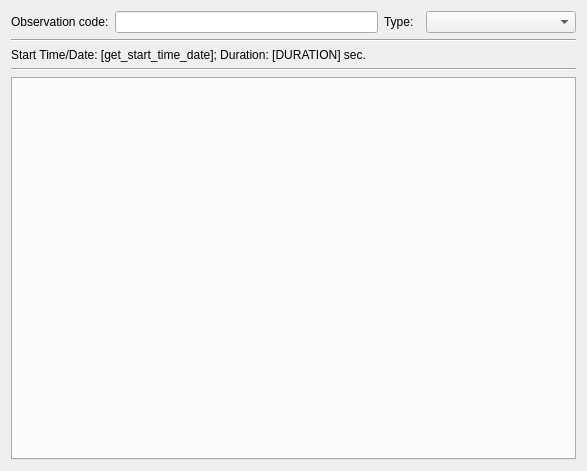
<?xml version="1.0" encoding="UTF-8"?>
<ui version="4.0">
 <class>ObservationInfoTab</class>
 <widget class="QWidget" name="ObservationInfoTab">
  <property name="geometry">
   <rect>
    <x>0</x>
    <y>0</y>
    <width>587</width>
    <height>471</height>
   </rect>
  </property>
  <layout class="QGridLayout" name="gridLayout">
   <item row="0" column="1">
    <widget class="QLineEdit" name="obs_name_edit">
     <property name="enabled">
      <bool>true</bool>
     </property>
     <property name="readOnly">
      <bool>true</bool>
     </property>
    </widget>
   </item>
   <item row="4" column="0" colspan="5">
    <widget class="QTabWidget" name="tabWidget">
     <property name="currentIndex">
      <number>-1</number>
     </property>
    </widget>
   </item>
   <item row="2" column="0" colspan="5">
    <widget class="QLabel" name="lbl_obs_info">
     <property name="text">
      <string>Start Time/Date: [get_start_time_date]; Duration: [DURATION] sec.</string>
     </property>
    </widget>
   </item>
   <item row="0" column="0">
    <widget class="QLabel" name="label_2">
     <property name="text">
      <string>Observation code:</string>
     </property>
    </widget>
   </item>
   <item row="0" column="2">
    <widget class="QLabel" name="label">
     <property name="text">
      <string>Type:</string>
     </property>
    </widget>
   </item>
   <item row="0" column="4">
    <widget class="QComboBox" name="combo_obs_type">
     <property name="enabled">
      <bool>true</bool>
     </property>
     <property name="sizePolicy">
      <sizepolicy hsizetype="Preferred" vsizetype="Fixed">
       <horstretch>150</horstretch>
       <verstretch>0</verstretch>
      </sizepolicy>
     </property>
     <property name="minimumSize">
      <size>
       <width>150</width>
       <height>0</height>
      </size>
     </property>
     <property name="maximumSize">
      <size>
       <width>150</width>
       <height>16777215</height>
      </size>
     </property>
     <property name="currentText">
      <string />
     </property>
    </widget>
   </item>
   <item row="1" column="0" colspan="5">
    <widget class="Line" name="line">
     <property name="orientation">
      <enum>Qt::Orientation::Horizontal</enum>
     </property>
    </widget>
   </item>
   <item row="3" column="0" colspan="5">
    <widget class="Line" name="line_2">
     <property name="orientation">
      <enum>Qt::Orientation::Horizontal</enum>
     </property>
    </widget>
   </item>
  </layout>
 </widget>
 <resources>
  <include location="../gui/icons/icons.qrc" />
 </resources>
 <connections />
</ui>
